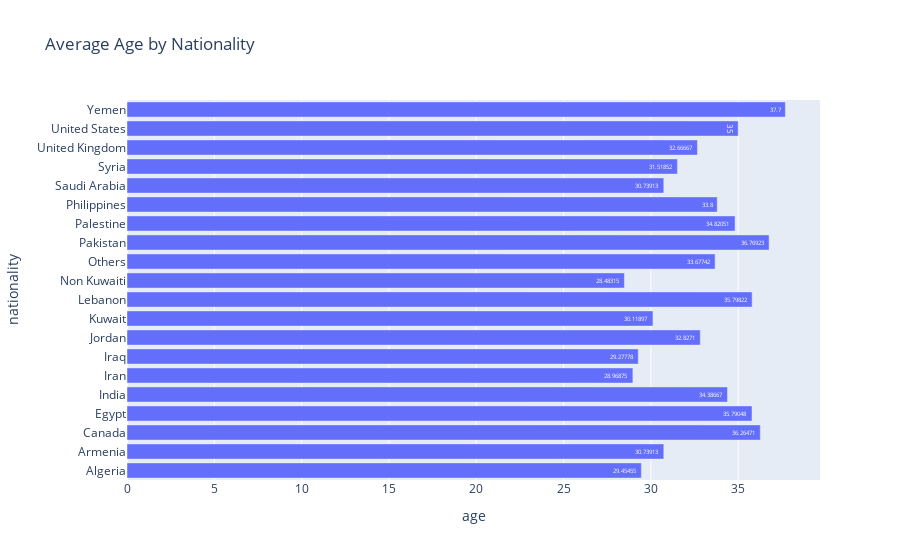

Notebook code for this chart:
### Code cell
# age with nationality
avg_age = df_customers.groupby('nationality')['age'].mean().reset_index()
px.bar(
    avg_age,
    y='nationality',
    x='age',
    title='Average Age by Nationality',
    text_auto=True
)

### Figure 1 — Plotly figure (JSON) as saved in the notebook; plotly's stock layout.template omitted (floating-point values rounded to 4 significant figures)
{"data": [{"hovertemplate": "age=%{x}<br>nationality=%{y}<extra></extra>", "legendgroup": "", "marker": {"color": "#636efa", "pattern": {"shape": ""}}, "name": "", "orientation": "h", "showlegend": false, "textposition": "auto", "texttemplate": "%{x}", "type": "bar", "x": [29.45, 30.74, 36.26, 35.79, 34.39, 28.97, 29.28, 32.83, 30.12, 35.8, 28.48, 33.68, 36.77, 34.82, 33.8, 30.74, 31.52, 32.67, 35.0, 37.7], "xaxis": "x", "y": ["Algeria", "Armenia", "Canada", "Egypt", "India", "Iran", "Iraq", "Jordan", "Kuwait", "Lebanon", "Non Kuwaiti", "Others", "Pakistan", "Palestine", "Philippines", "Saudi Arabia", "Syria", "United Kingdom", "United States", "Yemen"], "yaxis": "y"}], "layout": {"barmode": "relative", "legend": {"tracegroupgap": 0}, "title": {"text": "Average Age by Nationality"}, "xaxis": {"anchor": "y", "domain": [0, 1], "title": {"text": "age"}}, "yaxis": {"anchor": "x", "domain": [0, 1], "title": {"text": "nationality"}}}}
